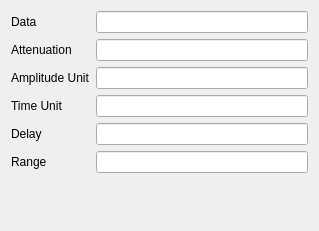
<?xml version="1.0" encoding="UTF-8"?>
<ui version="4.0">
 <class>sf::AscanPropertyPage</class>
 <widget class="sf::PropertyPage" name="sf::AscanPropertyPage">
  <property name="geometry">
   <rect>
    <x>0</x>
    <y>0</y>
    <width>319</width>
    <height>231</height>
   </rect>
  </property>
  <property name="windowTitle">
   <string>AscanPropertyPage</string>
  </property>
  <layout class="QFormLayout" name="formLayout_2">
   <item row="0" column="0">
    <widget class="QLabel" name="lblData">
     <property name="toolTip">
      <string>Id for the copy data used for the graph.</string>
     </property>
     <property name="statusTip">
      <string>Id of the variable.</string>
     </property>
     <property name="text">
      <string>Data</string>
     </property>
     <property name="buddy">
      <cstring>iieIdData</cstring>
     </property>
    </widget>
   </item>
   <item row="0" column="1">
    <widget class="sf::InformationIdEdit" name="iieIdData">
     <property name="minimumSize">
      <size>
       <width>100</width>
       <height>0</height>
      </size>
     </property>
     <property name="alignment">
      <set>Qt::AlignRight|Qt::AlignTrailing|Qt::AlignVCenter</set>
     </property>
     <property name="typeId">
      <enum>sf::Gii::ResultData</enum>
     </property>
    </widget>
   </item>
   <item row="1" column="0">
    <widget class="QLabel" name="lblAttenuation">
     <property name="toolTip">
      <string>Id for the index data used for the graph.</string>
     </property>
     <property name="statusTip">
      <string>Control cannot be used to change the value.</string>
     </property>
     <property name="text">
      <string>Attenuation</string>
     </property>
    </widget>
   </item>
   <item row="1" column="1">
    <widget class="sf::InformationIdEdit" name="iieIdAttenuation">
     <property name="minimumSize">
      <size>
       <width>100</width>
       <height>0</height>
      </size>
     </property>
     <property name="alignment">
      <set>Qt::AlignRight|Qt::AlignTrailing|Qt::AlignVCenter</set>
     </property>
     <property name="typeId">
      <enum>sf::Gii::Variable</enum>
     </property>
    </widget>
   </item>
   <item row="2" column="0">
    <widget class="QLabel" name="lblAmplitude">
     <property name="toolTip">
      <string>Id for the amplitude unit used in the graph.</string>
     </property>
     <property name="statusTip">
      <string>Show the converted unit.</string>
     </property>
     <property name="text">
      <string>Amplitude Unit</string>
     </property>
    </widget>
   </item>
   <item row="2" column="1">
    <widget class="sf::InformationIdEdit" name="iieIdAmplitudeUnit">
     <property name="minimumSize">
      <size>
       <width>100</width>
       <height>0</height>
      </size>
     </property>
     <property name="toolTip">
      <string>Id for the time unit used in the graph.</string>
     </property>
     <property name="alignment">
      <set>Qt::AlignRight|Qt::AlignTrailing|Qt::AlignVCenter</set>
     </property>
    </widget>
   </item>
   <item row="3" column="0">
    <widget class="QLabel" name="lblTimeUnit">
     <property name="toolTip">
      <string>Id for the time unit used in the graph.</string>
     </property>
     <property name="statusTip">
      <string>Show the converted unit.</string>
     </property>
     <property name="text">
      <string>Time Unit</string>
     </property>
    </widget>
   </item>
   <item row="3" column="1">
    <widget class="sf::InformationIdEdit" name="iieIdTimeUnit">
     <property name="minimumSize">
      <size>
       <width>100</width>
       <height>0</height>
      </size>
     </property>
     <property name="alignment">
      <set>Qt::AlignRight|Qt::AlignTrailing|Qt::AlignVCenter</set>
     </property>
    </widget>
   </item>
   <item row="4" column="1">
    <widget class="sf::InformationIdEdit" name="iieIdDelay">
     <property name="minimumSize">
      <size>
       <width>100</width>
       <height>0</height>
      </size>
     </property>
     <property name="alignment">
      <set>Qt::AlignRight|Qt::AlignTrailing|Qt::AlignVCenter</set>
     </property>
    </widget>
   </item>
   <item row="4" column="0">
    <widget class="QLabel" name="lblDelay">
     <property name="toolTip">
      <string>Id for the time delay used in the graph.</string>
     </property>
     <property name="statusTip">
      <string>Show the converted unit.</string>
     </property>
     <property name="text">
      <string>Delay</string>
     </property>
    </widget>
   </item>
   <item row="5" column="0">
    <widget class="QLabel" name="lblRange">
     <property name="toolTip">
      <string>Id for the time range used in the graph.</string>
     </property>
     <property name="statusTip">
      <string>Show the converted unit.</string>
     </property>
     <property name="text">
      <string>Range</string>
     </property>
    </widget>
   </item>
   <item row="5" column="1">
    <widget class="sf::InformationIdEdit" name="iieIdRange">
     <property name="minimumSize">
      <size>
       <width>100</width>
       <height>0</height>
      </size>
     </property>
     <property name="alignment">
      <set>Qt::AlignRight|Qt::AlignTrailing|Qt::AlignVCenter</set>
     </property>
    </widget>
   </item>
  </layout>
 </widget>
 <customwidgets>
  <customwidget>
   <class>sf::InformationIdEdit</class>
   <extends>QLineEdit</extends>
   <header>gii/qt/InformationIdEdit.h</header>
  </customwidget>
  <customwidget>
   <class>sf::PropertyPage</class>
   <extends>QWidget</extends>
   <header>misc/qt/PropertyPage.h</header>
   <container>1</container>
  </customwidget>
 </customwidgets>
 <resources/>
 <connections/>
</ui>
